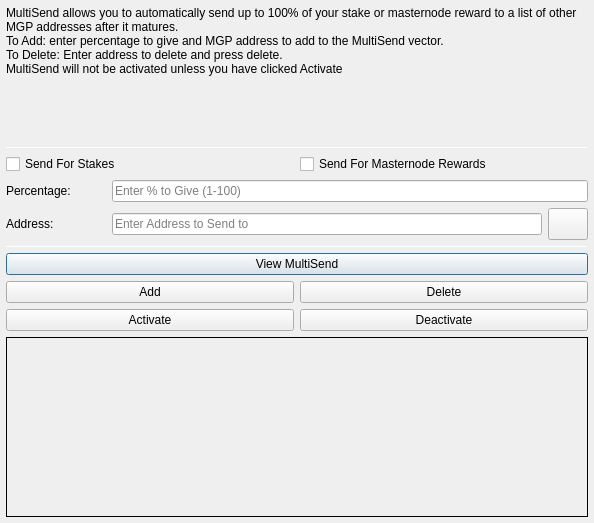
<?xml version="1.0" encoding="UTF-8"?>
<ui version="4.0">
 <class>MultiSendDialog</class>
 <widget class="QDialog" name="MultiSendDialog">
  <property name="windowModality">
   <enum>Qt::NonModal</enum>
  </property>
  <property name="geometry">
   <rect>
    <x>0</x>
    <y>0</y>
    <width>594</width>
    <height>523</height>
   </rect>
  </property>
  <property name="windowTitle">
   <string>MultiSend</string>
  </property>
  <layout class="QVBoxLayout" name="verticalLayout" stretch="0">
   <property name="leftMargin">
    <number>6</number>
   </property>
   <property name="topMargin">
    <number>6</number>
   </property>
   <property name="rightMargin">
    <number>6</number>
   </property>
   <property name="bottomMargin">
    <number>6</number>
   </property>
   <item>
    <layout class="QVBoxLayout" name="verticalLayout_Main" stretch="1,1,1,1,1,1">
     <item>
      <widget class="QLabel" name="label_2">
       <property name="lineWidth">
        <number>1</number>
       </property>
       <property name="text">
        <string>MultiSend allows you to automatically send up to 100% of your stake or masternode reward to a list of other MGP addresses after it matures.
To Add: enter percentage to give and MGP address to add to the MultiSend vector.
To Delete: Enter address to delete and press delete.
MultiSend will not be activated unless you have clicked Activate</string>
       </property>
       <property name="alignment">
        <set>Qt::AlignLeading|Qt::AlignLeft|Qt::AlignTop</set>
       </property>
       <property name="wordWrap">
        <bool>true</bool>
       </property>
      </widget>
     </item>
     <item>
      <widget class="Line" name="line">
       <property name="minimumSize">
        <size>
         <width>0</width>
         <height>1</height>
        </size>
       </property>
       <property name="maximumSize">
        <size>
         <width>16777215</width>
         <height>1</height>
        </size>
       </property>
       <property name="orientation">
        <enum>Qt::Horizontal</enum>
       </property>
      </widget>
     </item>
     <item>
      <layout class="QVBoxLayout" name="verticalLayout_Settings">
       <item>
        <layout class="QHBoxLayout" name="horizontalLayout">
         <item>
          <widget class="QCheckBox" name="multiSendStakeCheckBox">
           <property name="text">
            <string>Send For Stakes</string>
           </property>
          </widget>
         </item>
         <item>
          <widget class="QCheckBox" name="multiSendMasternodeCheckBox">
           <property name="text">
            <string>Send For Masternode Rewards</string>
           </property>
          </widget>
         </item>
        </layout>
       </item>
       <item>
        <layout class="QHBoxLayout" name="horizontalLayout_6">
         <item>
          <widget class="QLabel" name="label">
           <property name="minimumSize">
            <size>
             <width>100</width>
             <height>0</height>
            </size>
           </property>
           <property name="toolTip">
            <string>Percentage of stake to send</string>
           </property>
           <property name="text">
            <string>Percentage:</string>
           </property>
          </widget>
         </item>
         <item>
          <widget class="QLineEdit" name="multiSendPercentEdit">
           <property name="toolTip">
            <string>Enter whole numbers 1 - 100</string>
           </property>
           <property name="placeholderText">
            <string>Enter % to Give (1-100)</string>
           </property>
          </widget>
         </item>
        </layout>
       </item>
       <item>
        <layout class="QHBoxLayout" name="horizontalLayout_7">
         <item>
          <widget class="QLabel" name="label_5">
           <property name="minimumSize">
            <size>
             <width>100</width>
             <height>0</height>
            </size>
           </property>
           <property name="toolTip">
            <string>Address to send portion of stake to</string>
           </property>
           <property name="text">
            <string>Address:</string>
           </property>
          </widget>
         </item>
         <item>
          <widget class="QLineEdit" name="multiSendAddressEdit">
           <property name="toolTip">
            <string/>
           </property>
           <property name="placeholderText">
            <string>Enter Address to Send to</string>
           </property>
          </widget>
         </item>
         <item>
          <widget class="QPushButton" name="addressBookButton">
           <property name="maximumSize">
            <size>
             <width>16777215</width>
             <height>32</height>
            </size>
           </property>
           <property name="toolTip">
            <string>Choose an address from the address book</string>
           </property>
           <property name="text">
            <string/>
           </property>
           <property name="icon">
            <iconset resource="../mgpcoin.qrc">
             <normaloff>:/icons/address-book</normaloff>:/icons/address-book</iconset>
           </property>
           <property name="shortcut">
            <string>Alt+A</string>
           </property>
           <property name="autoDefault">
            <bool>false</bool>
           </property>
          </widget>
         </item>
        </layout>
       </item>
      </layout>
     </item>
     <item>
      <widget class="Line" name="line_2">
       <property name="minimumSize">
        <size>
         <width>0</width>
         <height>1</height>
        </size>
       </property>
       <property name="maximumSize">
        <size>
         <width>16777215</width>
         <height>1</height>
        </size>
       </property>
       <property name="orientation">
        <enum>Qt::Horizontal</enum>
       </property>
      </widget>
     </item>
     <item>
      <layout class="QVBoxLayout" name="verticalLayout_Buttons">
       <item>
        <layout class="QHBoxLayout" name="horizontalLayout_4">
         <item>
          <widget class="QPushButton" name="viewButton">
           <property name="toolTip">
            <string/>
           </property>
           <property name="statusTip">
            <string>View MultiSend Vector</string>
           </property>
           <property name="text">
            <string>View MultiSend</string>
           </property>
          </widget>
         </item>
        </layout>
       </item>
       <item>
        <layout class="QHBoxLayout" name="horizontalLayout_2">
         <item>
          <widget class="QPushButton" name="addButton">
           <property name="toolTip">
            <string/>
           </property>
           <property name="statusTip">
            <string>Add to MultiSend Vector</string>
           </property>
           <property name="text">
            <string>Add</string>
           </property>
          </widget>
         </item>
         <item>
          <widget class="QPushButton" name="deleteButton">
           <property name="toolTip">
            <string/>
           </property>
           <property name="statusTip">
            <string>Delete Address From MultiSend Vector</string>
           </property>
           <property name="text">
            <string>Delete</string>
           </property>
          </widget>
         </item>
        </layout>
       </item>
       <item>
        <layout class="QHBoxLayout" name="horizontalLayout_5">
         <item>
          <widget class="QPushButton" name="activateButton">
           <property name="statusTip">
            <string>Activate MultiSend</string>
           </property>
           <property name="text">
            <string>Activate</string>
           </property>
          </widget>
         </item>
         <item>
          <widget class="QPushButton" name="disableButton">
           <property name="statusTip">
            <string>Deactivate MultiSend</string>
           </property>
           <property name="text">
            <string>Deactivate</string>
           </property>
          </widget>
         </item>
        </layout>
       </item>
      </layout>
     </item>
     <item>
      <widget class="QLabel" name="message">
       <property name="minimumSize">
        <size>
         <width>0</width>
         <height>180</height>
        </size>
       </property>
       <property name="frameShape">
        <enum>QFrame::Panel</enum>
       </property>
       <property name="frameShadow">
        <enum>QFrame::Plain</enum>
       </property>
       <property name="lineWidth">
        <number>1</number>
       </property>
       <property name="midLineWidth">
        <number>1</number>
       </property>
       <property name="text">
        <string/>
       </property>
       <property name="alignment">
        <set>Qt::AlignLeading|Qt::AlignLeft|Qt::AlignTop</set>
       </property>
       <property name="wordWrap">
        <bool>true</bool>
       </property>
      </widget>
     </item>
    </layout>
   </item>
  </layout>
 </widget>
 <resources>
  <include location="../mgpcoin.qrc"/>
 </resources>
 <connections/>
</ui>
